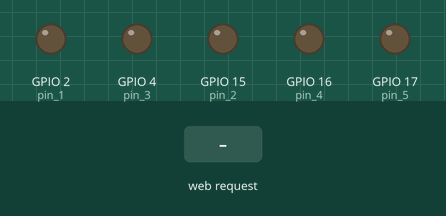
Recording of a sketch running on a simulated ESP32. On the bench: output pins drawn as LEDs (lit = HIGH). The inputs (shaded band) are chosen by the test bench. WiFi joins after 1.5 s; servers stay silent unless stated; what the sketch prints to the serial monitor is not drawn.

Above: at 2.7 s.
2.8 s: HTTP request GET /1/on received
At 4.0 s:
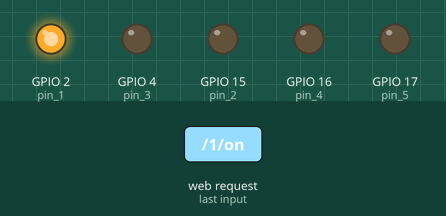
4.3 s: HTTP request GET /2/on received
At 5.3 s:
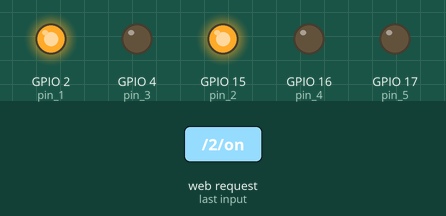
5.8 s: HTTP request GET /1/off received
At 6.4 s:
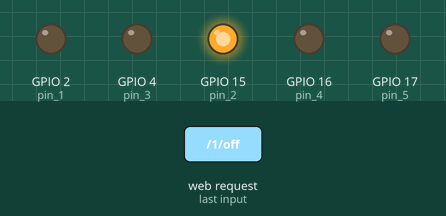
7.3 s: HTTP request GET /3/on received
At 7.6 s:
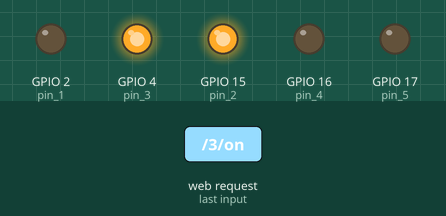
8.8 s: HTTP request GET /2/off received
At 9.9 s:
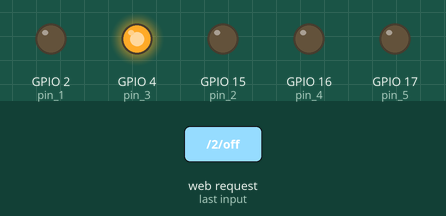
10.3 s: HTTP request GET /4/on received
At 11.0 s:
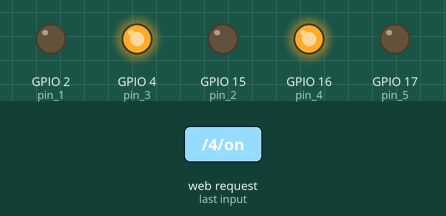
Timing chart, 0 to 12.8 s (numbered marks = the images above; inputs shaded):
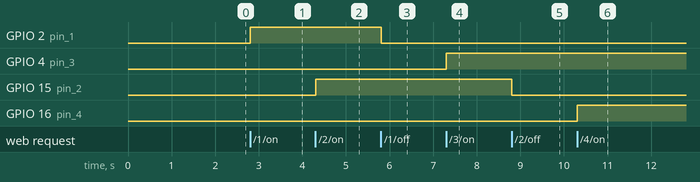

The sketch:

ESP32_webserver.ino
```cpp
#include <WiFi.h>

const char* ssid = "SSID HERE";
const char* password = "PassWord HERE";

WiFiServer server(80);

String header;

String outputState_1 = "off";
String outputState_2 = "off";
String outputState_3 = "off";
String outputState_4 = "off";
String outputState_5 = "off";

int pin_1 = 2;
int pin_2 = 15;
int pin_3 = 4;
int pin_4 = 16;
int pin_5 = 17;

double currentTime = millis();

double previousTime = 0;

int timeoutTime = 2000;


void setup() {
Serial.begin(115200);

pinMode(pin_1, OUTPUT);
pinMode(pin_2, OUTPUT);
pinMode(pin_3, OUTPUT);
pinMode(pin_4, OUTPUT);
pinMode(pin_5, OUTPUT);

digitalWrite(pin_1, LOW);
digitalWrite(pin_2, LOW);
digitalWrite(pin_3, LOW);
digitalWrite(pin_4, LOW);
digitalWrite(pin_5, LOW);

//Connect to WIFI.
Serial.print("Connecting to:");
Serial.println(ssid);
WiFi.begin(ssid,password);
while (WiFi.status() != WL_CONNECTED){
  delay(500);
  Serial.print(".");
  }

//Print local IP adress and start web server
Serial.println("");
Serial.println("Wifi connected.");
Serial.println("IP adress: ");
Serial.println(WiFi.localIP());
server.begin();
}

void loop() {
  WiFiClient client = server.available(); // Listening for incoming clients

  if (client) {
    Serial.println("New client.");
    String currentLine = "";
    currentTime = millis();
    previousTime = currentTime;

    while (client.connected() && currentTime - previousTime <= timeoutTime){
      currentTime = millis();
      if (client.available()){
        char c = client.read();
        Serial.write(c);
        header += c;
        if (c == '\n') {
          if ( currentLine.length() == 0){
            client.println("HTTP/1.1 200 OK");
            client.println("Content-type:text/html");
            client.println("Connection:close");
            client.println();

            if (header.indexOf("GET /1/on") >= 0) {
              Serial.println("Pin1 on");
              outputState_1 = "on";
              digitalWrite(pin_1, HIGH);
            } else if (header.indexOf("GET /1/off") >= 0) {
              Serial.println("Pin1 off");
              outputState_1 = "off";
              digitalWrite(pin_1, LOW);
            } else if (header.indexOf("GET /2/on") >= 0) {
              Serial.println("Pin2 on");
              outputState_2 = "on";
              digitalWrite(pin_2, HIGH);
            } else if (header.indexOf("GET /2/off") >= 0) {
              Serial.println("Pin2 off");
              outputState_2 = "off";
              digitalWrite(pin_2, LOW);
            } else if (header.indexOf("GET /3/on") >= 0) {
              Serial.println("Pin3 on");
              outputState_3 = "on";
              digitalWrite(pin_3, HIGH);
            } else if (header.indexOf("GET /3/off") >= 0) {
              Serial.println("Pin3 off");
              outputState_3 = "off";
              digitalWrite(pin_3, LOW);
            }else if (header.indexOf("GET /4/on") >= 0) {
              Serial.println("Pin4 on");
              outputState_4 = "on";
              digitalWrite(pin_4, HIGH);
            } else if (header.indexOf("GET /4/off") >= 0) {
              Serial.println("Pin4 off");
              outputState_4 = "off";
              digitalWrite(pin_4, LOW);
            } else if (header.indexOf("GET /5/on") >= 0) {
              Serial.println("Pin5 on");
              outputState_5 = "on";
              digitalWrite(pin_5, HIGH);
            } else if (header.indexOf("GET /5/off") >= 0) {
              Serial.println("Pin5 off");
              outputState_5 = "off";
              digitalWrite(pin_5, LOW);
            }

             // Display the HTML web page
            client.println("<!DOCTYPE html><html>");
            client.println("<head><meta name=\"viewport\" content=\"width=device-width, initial-scale=1\">");
            client.println("<link rel=\"icon\" href=\"data:,\">");
            // CSS to style the on/off buttons
            // Feel free to change the background-color and font-size attributes to fit your preferences
            client.println("<style>html { font-family: Helvetica; display: inline-block; margin: 0px auto; text-align: center;}");
            client.println(".button { background-color: #195B6A; border: none; color: white; padding: 16px 40px;");
            client.println("text-decoration: none; font-size: 30px; margin: 2px; cursor: pointer;}");
            client.println(".button2 {background-color: #77878A;}</style></head>");

            // Web Page Heading
            client.println("<body><h1>Web Server for On/Off Control</h1>");

            // Display current state, and ON/OFF buttons for pin_1
            client.println("<p>Output 1 - State " + outputState_1 + "</p>");
            // If the outputState_1 is off, it displays the ON button
            if (outputState_1=="off") {
              client.println("<p><a href=\"/1/on\"><button class=\"button\">ON</button></a></p>");
            } else {
              client.println("<p><a href=\"/1/off\"><button class=\"button button2\">OFF</button></a></p>");
            }

            // Display current state, and ON/OFF buttons for pin_2
            client.println("<p>Output 2 - State " + outputState_2 + "</p>");
            // If the outputState_2 is off, it displays the ON button
            if (outputState_2=="off") {
              client.println("<p><a href=\"/2/on\"><button class=\"button\">ON</button></a></p>");
            } else {
              client.println("<p><a href=\"/2/off\"><button class=\"button button2\">OFF</button></a></p>");
            }

            // Display current state, and ON/OFF buttons for pin_3
            client.println("<p>Output 3 - State " + outputState_3 + "</p>");
            // If the outputState_3 is off, it displays the ON button
            if (outputState_3=="off") {
              client.println("<p><a href=\"/3/on\"><button class=\"button\">ON</button></a></p>");
            } else {
              client.println("<p><a href=\"/3/off\"><button class=\"button button2\">OFF</button></a></p>");
            }

            // Display current state, and ON/OFF buttons for pin_4
            client.println("<p>Output 4 - State " + outputState_4 + "</p>");
            // If the outputState_4 is off, it displays the ON button
            if (outputState_4=="off") {
              client.println("<p><a href=\"/4/on\"><button class=\"button\">ON</button></a></p>");
            } else {
              client.println("<p><a href=\"/4/off\"><button class=\"button button2\">OFF</button></a></p>");
            }

            // Display current state, and ON/OFF buttons for pin_5
            client.println("<p>Output 5 - State " + outputState_5 + "</p>");
            // If the outputState_5 is off, it displays the ON button
            if (outputState_5=="off") {
              client.println("<p><a href=\"/5/on\"><button class=\"button\">ON</button></a></p>");
            } else {
              client.println("<p><a href=\"/5/off\"><button class=\"button button2\">OFF</button></a></p>");
            }

            client.println("</body></html>");

            // The HTTP response ends with another blank line
            client.println();
            // Break out of the while loop
            break;

            } else {
              currentLine = "";
              }
              }
              else if (c != '\r'){
                currentLine += c;}

              }
            }
    header = "";
  client.stop();
  Serial.println("Client disconnected");
  Serial.println("");
          }


}
```

Measured:
- after the input at 2.8 s, GPIO 2 (pin_1): LOW → HIGH at once
- after the input at 4.3 s, GPIO 15 (pin_2): LOW → HIGH at once
- after the input at 5.8 s, GPIO 2 (pin_1): HIGH → LOW at once
- after the input at 7.3 s, GPIO 4 (pin_3): LOW → HIGH at once
- after the input at 8.8 s, GPIO 15 (pin_2): HIGH → LOW at once
- after the input at 10.3 s, GPIO 16 (pin_4): LOW → HIGH at once
